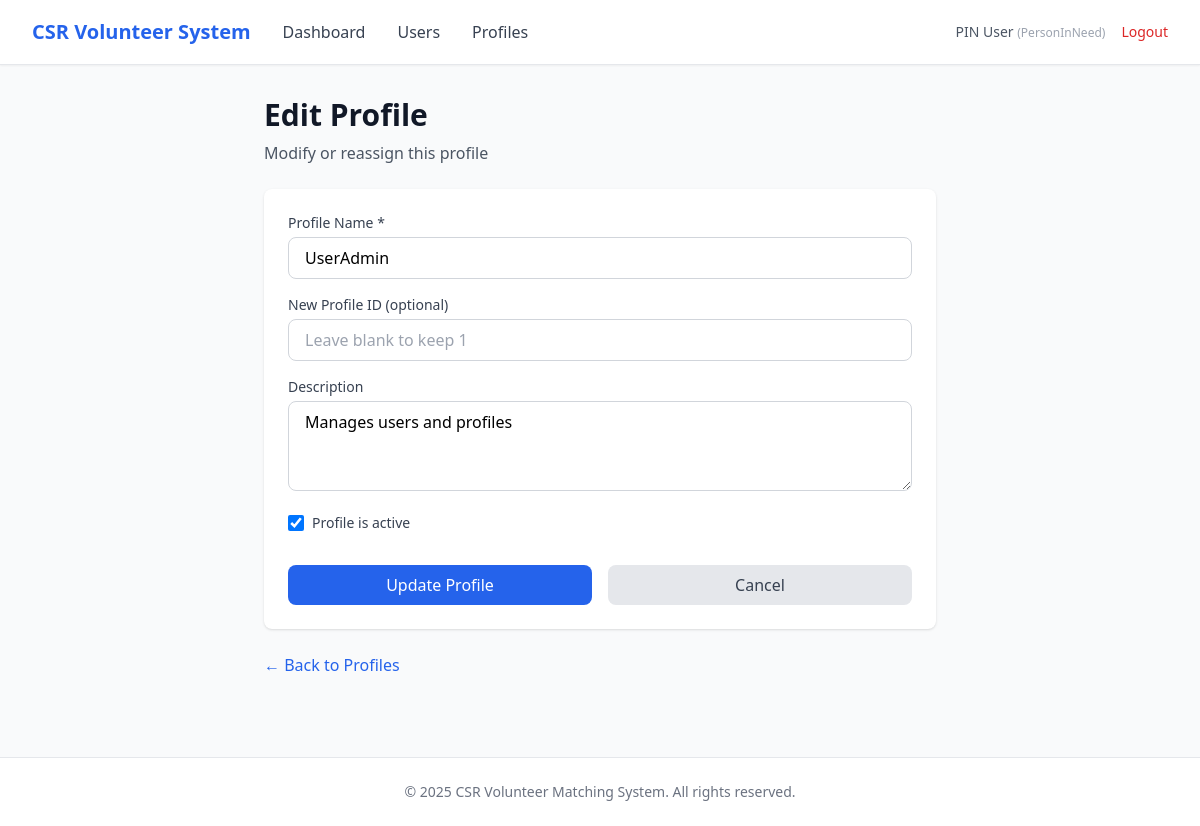
/admin/profiles/1/edit (signed in), run on the app's committed database.
### app/entity/user_account.py (models this page shows, shortened)
class UserAccount(UserMixin, db.Model):
    __tablename__ = "user_accounts"
    userID = db.Column(db.Integer, primary_key=True, autoincrement=True)  # explicit auto increment
    name = db.Column(db.String(100), nullable=False)
    email = db.Column(db.String(120), nullable=False, unique=True, index=True)
    _password = db.Column("password", db.String(255), nullable=False)
    age = db.Column(db.Integer)
    phoneNumber = db.Column(db.String(20))
    isActive = db.Column(db.Boolean, default=True)
    profileID = db.Column(db.Integer, db.ForeignKey("user_profiles.profileID"), nullable=False)
    profile = db.relationship("UserProfile", back_populates="users", lazy=True)
    @property
    def password(self):
        raise AttributeError("Password is write-only.")
    @password.setter
    def password(self, raw):
        self._password = generate_password_hash(raw)

### app/entity/user_profile.py (models this page shows)
class UserProfile(db.Model):
    __tablename__ = "user_profiles"
    profileID   = db.Column(db.Integer, primary_key=True, autoincrement=True)  # explicit auto increment
    profileName = db.Column(db.String(50), nullable=False, unique=True)
    description = db.Column(db.String(255))
    isActive    = db.Column(db.Boolean, default=True)
    users = db.relationship("UserAccount", back_populates="profile", lazy=True)

### app/boundary/routes.py (the view, shortened to what this page needs)
@boundary_bp.route("/admin/profiles/<int:profile_id>/edit", methods=["GET", "POST"])
@login_required
def admin_edit_profile(profile_id):
    from app.control.useradmin_viewUserProfile_controller import UserAdminViewUserProfileController
    profile = UserAdminViewUserProfileController().view_profile(profile_id)
    if not profile:
        flash("Profile not found.", "danger")
        return redirect(url_for("boundary.admin_profiles"))
    return render_template("admin/edit_profile.html", profile=profile)

### app/control/useradmin_viewUserProfile_controller.py (called while the page is built)
    def view_profile(self, profile_id:int):
        return UserProfile.query.get(profile_id)

### app/entity/user_account.py (called while the page is built)
@login_manager.user_loader
def load_user(user_id):
    return UserAccount.query.get(int(user_id))

### app/templates/admin/edit_profile.html (shortened to what this page needs)
{% extends "base.html" %}
{% block nav_links %}
<a href="{{ url_for('boundary.admin_dashboard') }}" class="text-gray-700 hover:text-primary">Dashboard</a>
<a href="{{ url_for('boundary.admin_users') }}" class="text-gray-700 hover:text-primary">Users</a>
<a href="{{ url_for('boundary.admin_profiles') }}" class="text-gray-700 hover:text-primary">Profiles</a>
{% endblock %}
{% block content %}
<div class="max-w-2xl mx-auto">
    <div class="mb-6">
        <h1 class="text-3xl font-bold text-gray-900">Edit Profile</h1>
        <p class="text-gray-600 mt-2">Modify or reassign this profile</p>
    </div>
    <div class="bg-white rounded-lg shadow p-6">
        <form method="POST" action="{{ url_for('boundary.admin_edit_profile', profile_id=profile.profileID) }}">
            <div class="space-y-4">
                <div>
                    <label for="profile_name" class="block text-sm font-medium text-gray-700 mb-1">
                        Profile Name *
                    </label>
                    <input type="text" id="profile_name" name="profile_name"
                           value="{{ profile.profileName }}" required
                           class="w-full px-4 py-2 border border-gray-300 rounded-lg focus:ring-2 focus:ring-primary">
                </div>
                <div>
                    <label for="new_profile_id" class="block text-sm font-medium text-gray-700 mb-1">
                        New Profile ID (optional)
                    </label>
                    <input type="number" id="new_profile_id" name="new_profile_id"
                           placeholder="Leave blank to keep {{ profile.profileID }}"
                           class="w-full px-4 py-2 border border-gray-300 rounded-lg focus:ring-2 focus:ring-primary">
                </div>
                <div>
                    <label for="description" class="block text-sm font-medium text-gray-700 mb-1">
                        Description
                    </label>
                    <textarea id="description" name="description" rows="3"
                              class="w-full px-4 py-2 border border-gray-300 rounded-lg focus:ring-2 focus:ring-primary">{{ profile.description or '' }}</textarea>
                </div>
                <div class="flex items-center">
                    <input type="checkbox" id="is_active" name="is_active"
                           {% if profile.isActive %}checked{% endif %}
                           class="h-4 w-4 text-primary focus:ring-primary border-gray-300 rounded">
                    <label for="is_active" class="ml-2 text-sm text-gray-700">
                        Profile is active
                    </label>
                </div>
                <div class="flex gap-4 pt-4">
                    <button type="submit"
                            class="flex-1 bg-primary text-white py-2 px-4 rounded-lg hover:bg-blue-700 transition">
                        Update Profile
                    </button>
                    <a href="{{ url_for('boundary.admin_profiles') }}"
                       class="flex-1 text-center bg-gray-200 text-gray-700 py-2 px-4 rounded-lg hover:bg-gray-300 transition">
                        Cancel
                    </a>
                </div>
            </div>
        </form>
    </div>
    <div class="mt-6">
        <a href="{{ url_for('boundary.admin_profiles') }}" class="text-primary hover:text-blue-700">
            ← Back to Profiles
        </a>
    </div>
</div>
{% endblock %}

### app/templates/base.html (shortened to what this page needs)
<!DOCTYPE html>
<html lang="en">
<head>
    <script src="https://cdn.tailwindcss.com"></script>
</head>
<body class="bg-gray-50 min-h-screen">
    {% if current_user.is_authenticated %}
    <nav class="bg-white shadow-sm border-b border-gray-200">
        <div class="max-w-7xl mx-auto px-4 sm:px-6 lg:px-8">
            <div class="flex justify-between items-center h-16">
                <div class="flex items-center gap-8">
                    <a href="{{ url_for('boundary.login') }}" class="text-xl font-bold text-primary">
                        CSR Volunteer System
                    </a>
                    {% block nav_links %}{% endblock %}
                </div>
                <div class="flex items-center gap-4">
                    <span class="text-sm text-gray-600">
                        {{ current_user.name }}
                        <span class="text-xs text-gray-400">({{ current_user.profile.profileName }})</span>
                    </span>
                    <a href="{{ url_for('boundary.logout') }}" class="text-sm text-red-600 hover:text-red-700">
                        Logout
                    </a>
                </div>
            </div>
        </div>
    </nav>
    {% endif %}
    <main class="max-w-7xl mx-auto px-4 sm:px-6 lg:px-8 py-8">
        {% block content %}{% endblock %}
    </main>
    <footer class="bg-white border-t border-gray-200 mt-12">
        <div class="max-w-7xl mx-auto px-4 sm:px-6 lg:px-8 py-6">
            <p class="text-center text-sm text-gray-500">
                &copy; 2025 CSR Volunteer Matching System. All rights reserved.
            </p>
        </div>
    </footer>
</body>
</html>

### data on the page
UserAccount: name "PIN User"
UserProfile: profile.profileName "PersonInNeed"
UserProfile: profile_name "UserAdmin", new_profile_id "Leave blank to keep 1", description "Manages users and profiles", isActive "☑"
